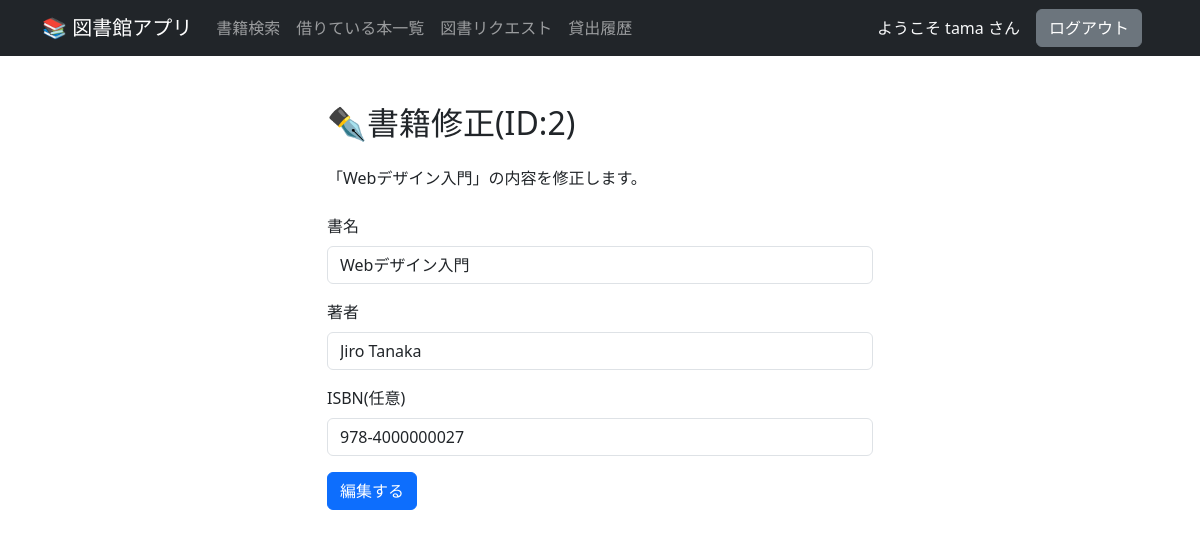
/edit_book/2 (signed in), run on the app's committed database.
### learning_pyhton/library/models.py (models this page shows, shortened)
class User(db.Model):
    __tablename__ = 'users'
    id = db.Column(db.Integer, primary_key=True)
    username = db.Column(db.String(80), unique=True, nullable=False)
    password_hash = db.Column(db.String(128), nullable=False)
    role = db.Column(db.String(10), nullable=True)
    loans = db.relationship("Loan", back_populates="user")

class Book(db.Model):
    __tablename__ = 'books'
    id = db.Column(db.Integer, primary_key=True)
    title = db.Column(db.String(200), nullable=False)
    author = db.Column(db.String(100), nullable=False)
    isbn = db.Column(db.String(20), unique=True ,nullable=False)
    loans = db.relationship("Loan", back_populates="book", lazy="dynamic")

### learning_pyhton/library/app.py (the view, shortened to what this page needs)
@app.route("/edit_book/<int:book_id>", methods=["GET", "POST"])
def edit_book(book_id):
    user_id = session.get("user_id")
    if not user_id:
        return redirect(url_for("login"))
    current_user = User.query.get(user_id)
    form = EditForm()
    edit_book = Book.query.get_or_404(book_id)
    form.title.data = edit_book.title
    form.author.data = edit_book.author
    form.isbn.data = edit_book.isbn
    return render_template("edit_book.html", form=form, edit_book = edit_book, username=current_user.username)

### learning_pyhton/library/forms.py
class EditForm(FlaskForm):
    title = StringField("書名", validators=[DataRequired()])
    author = StringField("著者", validators=[DataRequired()])
    isbn  = StringField("ISBN(任意)", validators=[DataRequired()])
    submit = SubmitField("編集する")

### learning_pyhton/library/templates/edit_book.html (shortened to what this page needs)
{% extends "base.html" %}
{% block content %}
<div class="container mt-5">
    <div class="row justify-content-center">
        <div class="col-md-6">
            <h2 class="mb-4">✒書籍修正(ID:{{edit_book.id}})</h2>
            <p class="mb-4">「{{edit_book.title}}」の内容を修正します。</p>
            {{ render_form(form, button_map={'submit':'primary'}) }}
        </div>
    </div>
</div>
{% endblock %}

### learning_pyhton/library/templates/base.html (shortened to what this page needs)
{% from 'bootstrap5/form.html' import render_form %}
{% from 'bootstrap5/utils.html' import render_messages %}
<!DOCTYPE html>
<html lang="ja">
<head>
  {{ bootstrap.load_css() }}
</head>
<body>
  <nav class="navbar navbar-expand-lg navbar-dark bg-dark">
    <div class="container">
      <a class="navbar-brand" href="/">📚 図書館アプリ</a>
      <div class="collapse navbar-collapse" id="navbarNav">
        <ul class="navbar-nav me-auto">
          <li class="nav-item">
            <a class="nav-link" href="{{ url_for('search') }}">書籍検索</a>
          </li>
          <li class="nav-item">
            <a class="nav-link" href="{{ url_for('borrowed_books') }}">借りている本一覧</a>
          </li>
          <li class="nav-item">
            <a class="nav-link" href="{{ url_for('request_book')}}">図書リクエスト</a>
          </li>
          <li class="nav-item">
            <a class="nav-link" href="{{ url_for('loan_history')}}">貸出履歴</a>
          </li>
        </ul>
        <span class="navbar-text text-light me-3">
          ようこそ {{ username }} さん
        </span>
        <form method="POST" action="{{ url_for('logout') }}" class="text-light me-3">
          <button type="submit" class="btn btn-secondary">
            ログアウト
          </button>
        </form>
      </div>
    </div>
  </nav>
  {% block content %}{% endblock %}
</body>
</html>

### data on the page
User: username "tama"
Book: id "2", title "Webデザイン入門", author "Jiro Tanaka", isbn "978-4000000027"
